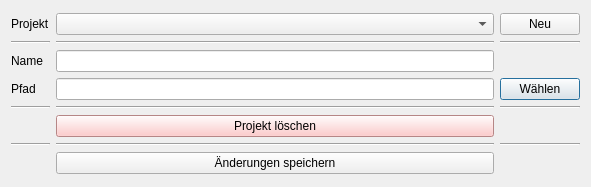
<?xml version="1.0" encoding="UTF-8"?>
<ui version="4.0">
 <class>Dialog</class>
 <widget class="QDialog" name="Dialog">
  <property name="geometry">
   <rect>
    <x>0</x>
    <y>0</y>
    <width>591</width>
    <height>187</height>
   </rect>
  </property>
  <property name="minimumSize">
   <size>
    <width>591</width>
    <height>187</height>
   </size>
  </property>
  <property name="maximumSize">
   <size>
    <width>591</width>
    <height>190</height>
   </size>
  </property>
  <property name="windowTitle">
   <string>Projekte</string>
  </property>
  <layout class="QVBoxLayout" name="verticalLayout_2">
   <item>
    <layout class="QVBoxLayout" name="verticalLayout">
     <item>
      <layout class="QGridLayout" name="gridLayout">
       <item row="1" column="3">
        <widget class="Line" name="line_6">
         <property name="orientation">
          <enum>Qt::Horizontal</enum>
         </property>
        </widget>
       </item>
       <item row="4" column="1">
        <widget class="Line" name="line_2">
         <property name="orientation">
          <enum>Qt::Horizontal</enum>
         </property>
        </widget>
       </item>
       <item row="6" column="1">
        <widget class="Line" name="line_8">
         <property name="orientation">
          <enum>Qt::Horizontal</enum>
         </property>
        </widget>
       </item>
       <item row="3" column="3">
        <widget class="QPushButton" name="btn_scan_path">
         <property name="text">
          <string>Wählen</string>
         </property>
        </widget>
       </item>
       <item row="1" column="1">
        <widget class="Line" name="line">
         <property name="orientation">
          <enum>Qt::Horizontal</enum>
         </property>
        </widget>
       </item>
       <item row="6" column="3">
        <widget class="Line" name="line_9">
         <property name="orientation">
          <enum>Qt::Horizontal</enum>
         </property>
        </widget>
       </item>
       <item row="0" column="2">
        <widget class="QComboBox" name="cb_project_selection"/>
       </item>
       <item row="2" column="2">
        <widget class="QLineEdit" name="le_project_name"/>
       </item>
       <item row="6" column="2">
        <widget class="Line" name="line_7">
         <property name="orientation">
          <enum>Qt::Horizontal</enum>
         </property>
        </widget>
       </item>
       <item row="5" column="2">
        <widget class="QPushButton" name="btn_delete_project">
         <property name="styleSheet">
          <string notr="true">background-color:rgb(255, 188, 188)</string>
         </property>
         <property name="text">
          <string>Projekt löschen</string>
         </property>
        </widget>
       </item>
       <item row="4" column="3">
        <widget class="Line" name="line_4">
         <property name="orientation">
          <enum>Qt::Horizontal</enum>
         </property>
        </widget>
       </item>
       <item row="4" column="2">
        <widget class="Line" name="line_3">
         <property name="orientation">
          <enum>Qt::Horizontal</enum>
         </property>
        </widget>
       </item>
       <item row="2" column="1">
        <widget class="QLabel" name="lbl_project_name">
         <property name="text">
          <string>Name</string>
         </property>
        </widget>
       </item>
       <item row="3" column="2">
        <widget class="QLineEdit" name="le_scan_path"/>
       </item>
       <item row="0" column="1">
        <widget class="QLabel" name="lbl_project_selection">
         <property name="text">
          <string>Projekt</string>
         </property>
        </widget>
       </item>
       <item row="3" column="1">
        <widget class="QLabel" name="lbl_scan_path">
         <property name="text">
          <string>Pfad</string>
         </property>
        </widget>
       </item>
       <item row="1" column="2">
        <widget class="Line" name="line_5">
         <property name="orientation">
          <enum>Qt::Horizontal</enum>
         </property>
        </widget>
       </item>
       <item row="7" column="2">
        <widget class="QPushButton" name="btn_save">
         <property name="text">
          <string>Änderungen speichern</string>
         </property>
        </widget>
       </item>
       <item row="0" column="3">
        <widget class="QPushButton" name="btn_new_project">
         <property name="text">
          <string>Neu</string>
         </property>
        </widget>
       </item>
       <item row="2" column="3">
        <widget class="QLabel" name="lbl_id">
         <property name="text">
          <string/>
         </property>
        </widget>
       </item>
      </layout>
     </item>
    </layout>
   </item>
  </layout>
 </widget>
 <resources/>
 <connections/>
</ui>
